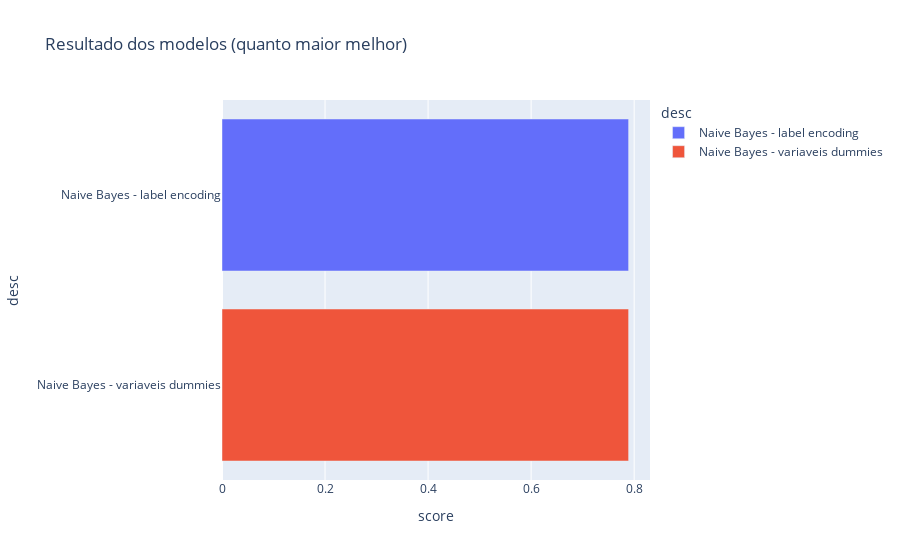

Notebook cell for this chart:
### Markdown cell above
**Criação e execução do modelo**

### Code cell
from sklearn.naive_bayes import GaussianNB

naive_censu_dummy = GaussianNB()
naive_censu_dummy.fit(x_censu_treino, y_censu_treino)
previsoes = naive_censu_dummy.predict(x_censu_teste)

control_scores('Naive Bayes - variaveis dummies', accuracy_score(y_censu_teste, previsoes))

### Figure 1 — Plotly figure (JSON) as saved in the notebook; plotly's stock layout.template omitted (floating-point values rounded to 4 significant figures)
{"data": [{"alignmentgroup": "True", "hovertemplate": "desc=%{y}<br>score=%{x}<extra></extra>", "legendgroup": "Naive Bayes - label encoding", "marker": {"color": "#636efa", "pattern": {"shape": ""}}, "name": "Naive Bayes - label encoding", "offsetgroup": "Naive Bayes - label encoding", "orientation": "h", "showlegend": true, "textposition": "auto", "type": "bar", "x": [0.7892], "xaxis": "x", "y": ["Naive Bayes - label encoding"], "yaxis": "y"}, {"alignmentgroup": "True", "hovertemplate": "desc=%{y}<br>score=%{x}<extra></extra>", "legendgroup": "Naive Bayes - variaveis dummies", "marker": {"color": "#EF553B", "pattern": {"shape": ""}}, "name": "Naive Bayes - variaveis dummies", "offsetgroup": "Naive Bayes - variaveis dummies", "orientation": "h", "showlegend": true, "textposition": "auto", "type": "bar", "x": [0.7892], "xaxis": "x", "y": ["Naive Bayes - variaveis dummies"], "yaxis": "y"}], "layout": {"barmode": "relative", "legend": {"title": {"text": "desc"}, "tracegroupgap": 0}, "title": {"text": "Resultado dos modelos (quanto maior melhor)"}, "xaxis": {"anchor": "y", "domain": [0, 1], "title": {"text": "score"}}, "yaxis": {"anchor": "x", "categoryarray": ["Naive Bayes - variaveis dummies", "Naive Bayes - label encoding"], "categoryorder": "array", "domain": [0, 1], "title": {"text": "desc"}}}}
